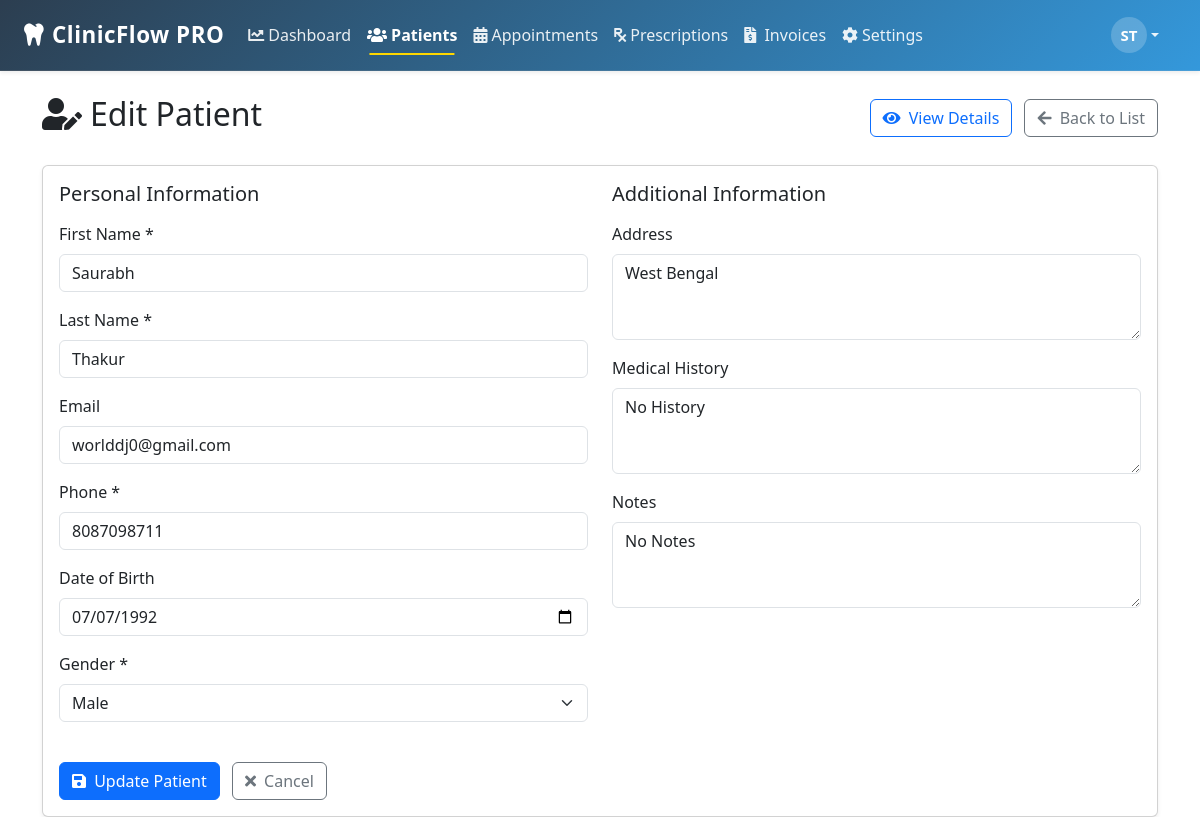
Screenshot of /modules/patients/edit.php?id=1 (signed in) with the database file from the repository.
### tables this page shows
CREATE TABLE `patients` (
  `id` int(11) NOT NULL,
  `first_name` varchar(50) NOT NULL,
  `last_name` varchar(50) NOT NULL,
  `email` varchar(100) DEFAULT NULL,
  `phone` varchar(20) NOT NULL,
  `date_of_birth` date DEFAULT NULL,
  `gender` enum('male','female','other') NOT NULL,
  `address` text DEFAULT NULL,
  `medical_history` text DEFAULT NULL,
  `notes` text DEFAULT NULL,
  `created_at` timestamp NOT NULL DEFAULT current_timestamp(),
  `updated_at` timestamp NOT NULL DEFAULT current_timestamp() ON UPDATE current_timestamp(),
  `user_id` int(11) NOT NULL
);

### modules/patients/models/Patient.php (called while the page is built, shortened)
<?php
require_once __DIR__ . '/../../../config/database.php';
class Patient {
    private $conn;
    private $table = 'patients';
    public function __construct() {
        $database = new Database();
        $this->conn = $database->connect();
    }
    public function getOne($id) {
        $query = "SELECT * FROM " . $this->table . "
                  WHERE id = :id AND user_id = :user_id";
        $stmt = $this->conn->prepare($query);
        $stmt->bindParam(':id', $id);
        $stmt->bindParam(':user_id', $_SESSION['user_id']);
        $stmt->execute();
        return $stmt->fetch(PDO::FETCH_ASSOC);
    }
}

### config/database.php (called while the page is built, shortened)
<?php
class Database {
    public function connect() {
        try {
            $this->conn = new PDO(
                "mysql:host=" . DB_HOST . ";dbname=" . DB_NAME,
                DB_USER,
                DB_PASS
            );
            $this->conn->setAttribute(PDO::ATTR_ERRMODE, PDO::ERRMODE_EXCEPTION);
            return $this->conn;
        } catch(PDOException $e) {
            echo "Connection Error: " . $e->getMessage();
            return null;
        }
    }
}

### modules/patients/edit.php (the view, shortened to what this page needs)
<?php
require_once 'models/Patient.php';
$pageTitle = "Edit Patient";
$patient = new Patient();
$patient->id = $_GET['id'] ?? 0;
$patient->user_id = $_SESSION['user_id'];
$patientData = $patient->getOne($patient->id);
?>
<!DOCTYPE html>
<html lang="en">
<head>
    <link href="https://cdn.jsdelivr.net/npm/bootstrap@5.3.0/dist/css/bootstrap.min.css" rel="stylesheet">
    <link rel="stylesheet" href="https://cdnjs.cloudflare.com/ajax/libs/font-awesome/5.15.4/css/all.min.css">
</head>
<body>
    <?php include_once BASE_PATH . '/includes/navbar.php'; ?>
    <div class="container mt-4">
        <div class="row mb-4">
            <div class="col-md-12 d-flex justify-content-between align-items-center">
                <h2><i class="fas fa-user-edit me-2"></i><?php echo $pageTitle; ?></h2>
                <div>
                    <a href="view.php?id=<?php echo $patientData['id']; ?>" class="btn btn-outline-primary me-2">
                        <i class="fas fa-eye me-1"></i> View Details
                    </a>
                    <a href="index.php" class="btn btn-outline-secondary">
                        <i class="fas fa-arrow-left me-1"></i> Back to List
                    </a>
                </div>
            </div>
        </div>
        <div class="card shadow-sm">
            <div class="card-body">
                <form method="POST" action="">
                    <div class="row">
                        <div class="col-md-6">
                            <h5 class="mb-3">Personal Information</h5>
                            <div class="mb-3">
                                <label for="first_name" class="form-label">First Name *</label>
                                <input type="text" class="form-control" id="first_name" name="first_name" required
                                       value="<?php echo htmlspecialchars($patientData['first_name']); ?>">
                            </div>
                            <div class="mb-3">
                                <label for="last_name" class="form-label">Last Name *</label>
                                <input type="text" class="form-control" id="last_name" name="last_name" required
                                       value="<?php echo htmlspecialchars($patientData['last_name']); ?>">
                            </div>
                            <div class="mb-3">
                                <label for="email" class="form-label">Email</label>
                                <input type="email" class="form-control" id="email" name="email"
                                       value="<?php echo htmlspecialchars($patientData['email']); ?>">
                            </div>
                            <div class="mb-3">
                                <label for="phone" class="form-label">Phone *</label>
                                <input type="tel" class="form-control" id="phone" name="phone" required
                                       value="<?php echo htmlspecialchars($patientData['phone']); ?>">
                            </div>
                            <div class="mb-3">
                                <label for="date_of_birth" class="form-label">Date of Birth</label>
                                <input type="date" class="form-control" id="date_of_birth" name="date_of_birth"
                                       value="<?php echo htmlspecialchars($patientData['date_of_birth']); ?>">
                            </div>
                            <div class="mb-3">
                                <label for="gender" class="form-label">Gender *</label>
                                <select class="form-select" id="gender" name="gender" required>
                                    <option value="male" <?php echo $patientData['gender'] === 'male' ? 'selected' : ''; ?>>Male</option>
                                </select>
                            </div>
                        </div>
                        <div class="col-md-6">
                            <h5 class="mb-3">Additional Information</h5>
                            <div class="mb-3">
                                <label for="address" class="form-label">Address</label>
                                <textarea class="form-control" id="address" name="address" rows="3"><?php echo htmlspecialchars($patientData['address']); ?></textarea>
                            </div>
                            <div class="mb-3">
                                <label for="medical_history" class="form-label">Medical History</label>
                                <textarea class="form-control" id="medical_history" name="medical_history" rows="3"><?php echo htmlspecialchars($patientData['medical_history']); ?></textarea>
                            </div>
                            <div class="mb-3">
                                <label for="notes" class="form-label">Notes</label>
                                <textarea class="form-control" id="notes" name="notes" rows="3"><?php echo htmlspecialchars($patientData['notes']); ?></textarea>
                            </div>
                        </div>
                    </div>
                    <div class="mt-4">
                        <button type="submit" class="btn btn-primary">
                            <i class="fas fa-save me-1"></i> Update Patient
                        </button>
                        <a href="index.php" class="btn btn-outline-secondary ms-2">
                            <i class="fas fa-times me-1"></i> Cancel
                        </a>
                    </div>
                </form>
            </div>
        </div>
    </div>
</body>
</html>

### includes/navbar.php (style rules this page uses)
.btn { transition: all 0.3s ease; font-weight: 500; }

### rows the page displays
patients: first_name "Saurabh", last_name "Thakur", email "worlddj0@gmail.com", phone "8087098711", date_of_birth "07/07/1992", gender "Male", address "West Bengal", medical_history "No History", notes "No Notes"

### other values shown
$initials "ST"
$pageTitle "Edit Patient"
